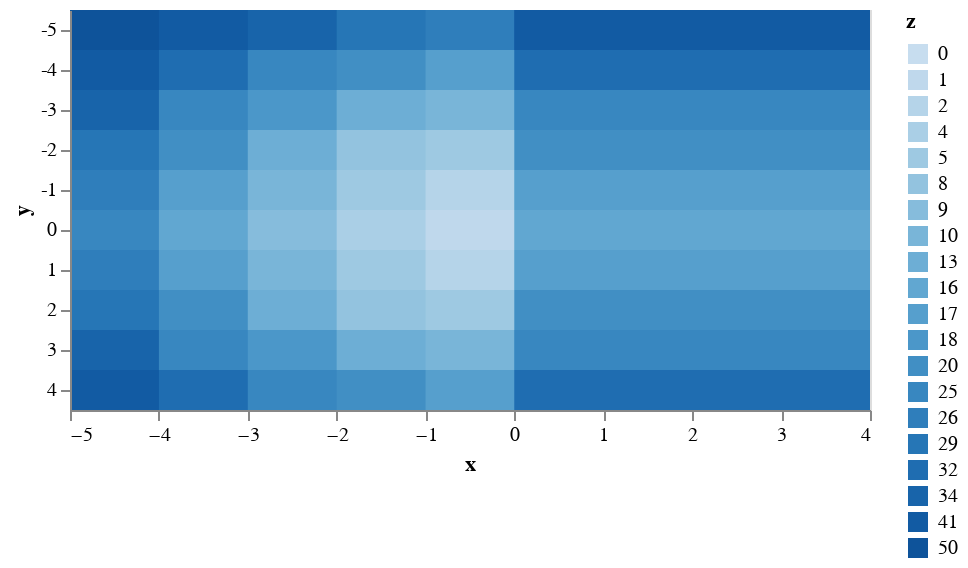

The code cell stored with this chart in its notebook:
### Code cell
alt.Chart(source).mark_rect().encode(x="x:Q", y="y:O", color="z:O")

### Figure 1 — Vega-Lite specification as saved in the notebook (floating-point values rounded to 4 significant figures)
{"config": {"view": {"continuousWidth": 400, "continuousHeight": 300}}, "data": {"name": "data-1487c93b91dee61ec4c167e470e512f4"}, "mark": "rect", "encoding": {"color": {"type": "ordinal", "field": "z"}, "x": {"type": "quantitative", "field": "x"}, "y": {"type": "ordinal", "field": "y"}}, "$schema": "https://vega.github.io/schema/vega-lite/v4.8.1.json", "datasets": {"data-1487c93b91dee61ec4c167e470e512f4": [{"x": -5, "y": -5, "z": 50}, {"x": -4, "y": -5, "z": 41}, {"x": -3, "y": -5, "z": 34}, {"x": -2, "y": -5, "z": 29}, {"x": -1, "y": -5, "z": 26}, {"x": 0, "y": -5, "z": 25}, {"x": 1, "y": -5, "z": 26}, {"x": 2, "y": -5, "z": 29}, {"x": 3, "y": -5, "z": 34}, {"x": 4, "y": -5, "z": 41}, {"x": -5, "y": -4, "z": 41}, {"x": -4, "y": -4, "z": 32}, {"x": -3, "y": -4, "z": 25}, {"x": -2, "y": -4, "z": 20}, {"x": -1, "y": -4, "z": 17}, {"x": 0, "y": -4, "z": 16}, {"x": 1, "y": -4, "z": 17}, {"x": 2, "y": -4, "z": 20}, {"x": 3, "y": -4, "z": 25}, {"x": 4, "y": -4, "z": 32}, {"x": -5, "y": -3, "z": 34}, {"x": -4, "y": -3, "z": 25}, {"x": -3, "y": -3, "z": 18}, {"x": -2, "y": -3, "z": 13}, {"x": -1, "y": -3, "z": 10}, {"x": 0, "y": -3, "z": 9}, {"x": 1, "y": -3, "z": 10}, {"x": 2, "y": -3, "z": 13}, {"x": 3, "y": -3, "z": 18}, {"x": 4, "y": -3, "z": 25}, {"x": -5, "y": -2, "z": 29}, {"x": -4, "y": -2, "z": 20}, {"x": -3, "y": -2, "z": 13}, {"x": -2, "y": -2, "z": 8}, {"x": -1, "y": -2, "z": 5}, {"x": 0, "y": -2, "z": 4}, {"x": 1, "y": -2, "z": 5}, {"x": 2, "y": -2, "z": 8}, {"x": 3, "y": -2, "z": 13}, {"x": 4, "y": -2, "z": 20}, {"x": -5, "y": -1, "z": 26}, {"x": -4, "y": -1, "z": 17}, {"x": -3, "y": -1, "z": 10}, {"x": -2, "y": -1, "z": 5}, {"x": -1, "y": -1, "z": 2}, {"x": 0, "y": -1, "z": 1}, {"x": 1, "y": -1, "z": 2}, {"x": 2, "y": -1, "z": 5}, {"x": 3, "y": -1, "z": 10}, {"x": 4, "y": -1, "z": 17}, {"x": -5, "y": 0, "z": 25}, {"x": -4, "y": 0, "z": 16}, {"x": -3, "y": 0, "z": 9}, {"x": -2, "y": 0, "z": 4}, {"x": -1, "y": 0, "z": 1}, {"x": 0, "y": 0, "z": 0}, {"x": 1, "y": 0, "z": 1}, {"x": 2, "y": 0, "z": 4}, {"x": 3, "y": 0, "z": 9}, {"x": 4, "y": 0, "z": 16}, {"x": -5, "y": 1, "z": 26}, {"x": -4, "y": 1, "z": 17}, {"x": -3, "y": 1, "z": 10}, {"x": -2, "y": 1, "z": 5}, {"x": -1, "y": 1, "z": 2}, {"x": 0, "y": 1, "z": 1}, {"x": 1, "y": 1, "z": 2}, {"x": 2, "y": 1, "z": 5}, {"x": 3, "y": 1, "z": 10}, {"x": 4, "y": 1, "z": 17}, {"x": -5, "y": 2, "z": 29}, {"x": -4, "y": 2, "z": 20}, {"x": -3, "y": 2, "z": 13}, {"x": -2, "y": 2, "z": 8}, {"x": -1, "y": 2, "z": 5}, {"x": 0, "y": 2, "z": 4}, {"x": 1, "y": 2, "z": 5}, {"x": 2, "y": 2, "z": 8}, {"x": 3, "y": 2, "z": 13}, {"x": 4, "y": 2, "z": 20}, {"x": -5, "y": 3, "z": 34}, {"x": -4, "y": 3, "z": 25}, {"x": -3, "y": 3, "z": 18}, {"x": -2, "y": 3, "z": 13}, {"x": -1, "y": 3, "z": 10}, {"x": 0, "y": 3, "z": 9}, {"x": 1, "y": 3, "z": 10}, {"x": 2, "y": 3, "z": 13}, {"x": 3, "y": 3, "z": 18}, {"x": 4, "y": 3, "z": 25}, {"x": -5, "y": 4, "z": 41}, {"x": -4, "y": 4, "z": 32}, {"x": -3, "y": 4, "z": 25}, {"x": -2, "y": 4, "z": 20}, {"x": -1, "y": 4, "z": 17}, {"x": 0, "y": 4, "z": 16}, {"x": 1, "y": 4, "z": 17}, {"x": 2, "y": 4, "z": 20}, {"x": 3, "y": 4, "z": 25}, {"x": 4, "y": 4, "z": 32}]}}
